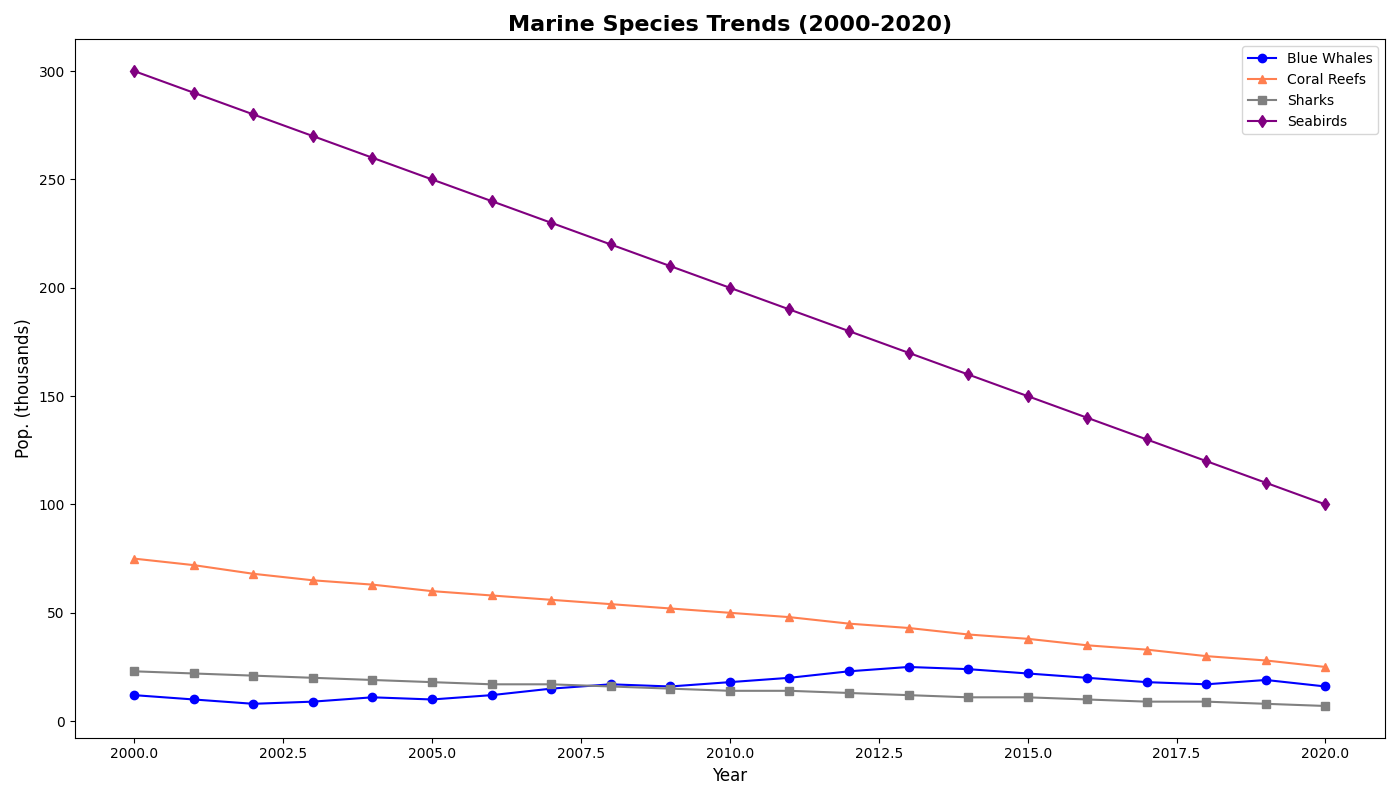

Reproduce this figure in Python.
import matplotlib.pyplot as plt
import numpy as np

years = np.arange(2000, 2021)

# Population (in thousands)
blue_whales = [12, 10, 8, 9, 11, 10, 12, 15, 17, 16, 18, 20, 23, 25, 24, 22, 20, 18, 17, 19, 16]
coral_reefs = [75, 72, 68, 65, 63, 60, 58, 56, 54, 52, 50, 48, 45, 43, 40, 38, 35, 33, 30, 28, 25]
great_white_sharks = [23, 22, 21, 20, 19, 18, 17, 17, 16, 15, 14, 14, 13, 12, 11, 11, 10, 9, 9, 8, 7]
seabirds = [300, 290, 280, 270, 260, 250, 240, 230, 220, 210, 200, 190, 180, 170, 160, 150, 140, 130, 120, 110, 100]

fig, ax = plt.subplots(figsize=(14, 8))

ax.plot(years, blue_whales, marker='o', linestyle='-', color='blue', label='Blue Whales')
ax.plot(years, coral_reefs, marker='^', linestyle='-', color='coral', label='Coral Reefs')
ax.plot(years, great_white_sharks, marker='s', linestyle='-', color='gray', label='Sharks')
ax.plot(years, seabirds, marker='d', linestyle='-', color='purple', label='Seabirds')

ax.set_title('Marine Species Trends (2000-2020)', fontsize=16, fontweight='bold')
ax.set_xlabel('Year', fontsize=12)
ax.set_ylabel('Pop. (thousands)', fontsize=12)
ax.legend()

plt.tight_layout()
plt.show()
